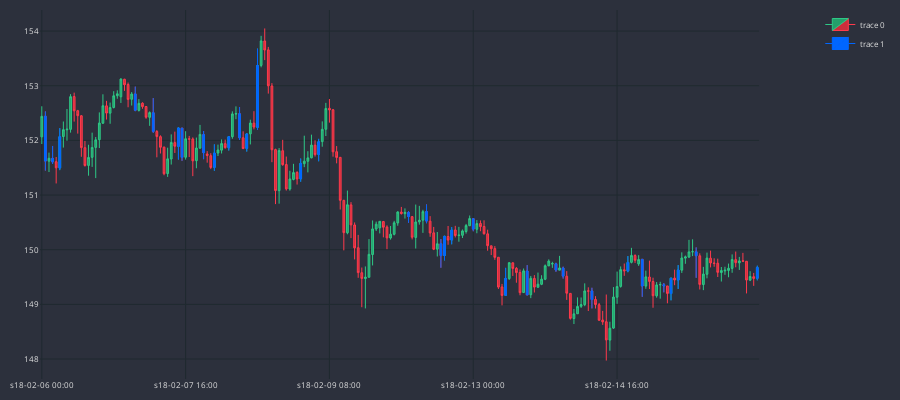

The cell this chart's notebook holds for it:
### Code cell
MARKER = '#0066FF'
dfp = df_an.iloc[600:800]
cp = CandlePlot(dfp, candles=True)
df_temp = cp.df_plot[cp.df_plot.ENGULFING==True]
cp.fig.add_trace(go.Candlestick(
                x=df_temp.sTime,
                open=df_temp.mid_o,
                high=df_temp.mid_h,
                low=df_temp.mid_l,
                close=df_temp.mid_c,
                line=dict(width=1), opacity=1,
                increasing_fillcolor=MARKER,
                decreasing_fillcolor=MARKER,
                increasing_line_color=MARKER,  
                decreasing_line_color=MARKER
            ))

cp.show_plot()

### Figure 1 — Plotly figure (JSON) as saved in the notebook; plotly's stock layout.template omitted (floating-point values rounded to 4 significant figures; data arrays with more than 128 entries replaced by an {"elided": "..."} marker saying what was removed)
{"data": [{"close": {"elided": "200 float values"}, "decreasing": {"fillcolor": "#CC2E3C", "line": {"color": "#FF3A4C"}}, "high": {"elided": "200 float values"}, "increasing": {"fillcolor": "#24A06B", "line": {"color": "#2EC886"}}, "line": {"width": 1}, "low": {"elided": "200 float values"}, "opacity": 1, "open": {"elided": "200 float values"}, "type": "candlestick", "x": {"elided": "200 str values"}}, {"close": [151.6, 151.6, 152.1, 152.6, 152.2, 152.2, 151.7, 151.8, 151.8, 152.1, 152.1, 152.1, 153.4, 151.6, 152.0, 150.6, 150.5, 149.9, 150.2, 150.4, 150.4, 149.5, 149.2, 149.6, 149.5, 149.1, 149.8, 149.3, 149.3, 149.5, 149.6, 149.9, 149.7], "decreasing": {"fillcolor": "#0066FF", "line": {"color": "#0066FF"}}, "high": [152.5, 151.9, 152.2, 153.0, 152.8, 152.2, 152.2, 152.2, 151.9, 152.1, 152.6, 152.1, 153.7, 151.7, 152.0, 150.7, 150.8, 150.2, 150.3, 150.4, 150.6, 149.7, 149.7, 149.8, 149.7, 149.3, 149.9, 149.8, 149.4, 149.5, 149.7, 150.0, 149.7], "increasing": {"fillcolor": "#0066FF", "line": {"color": "#0066FF"}}, "line": {"width": 1}, "low": [151.4, 151.6, 151.5, 152.5, 152.1, 151.7, 151.6, 151.7, 151.4, 151.8, 152.0, 151.8, 152.2, 151.2, 151.6, 150.5, 150.5, 149.7, 149.8, 150.1, 150.3, 149.2, 149.2, 149.6, 149.5, 148.9, 149.6, 149.1, 149.2, 149.1, 149.3, 149.5, 149.4], "opacity": 1, "open": [152.4, 151.7, 151.5, 152.8, 152.5, 151.9, 152.2, 152.1, 151.5, 151.9, 152.5, 151.9, 152.2, 151.3, 151.7, 150.7, 150.7, 150.1, 149.9, 150.2, 150.6, 149.2, 149.6, 149.7, 149.7, 149.2, 149.6, 149.8, 149.4, 149.2, 149.4, 150.0, 149.5], "type": "candlestick", "x": ["s18-02-06 01:00", "s18-02-06 03:00", "s18-02-06 05:00", "s18-02-07 02:00", "s18-02-07 07:00", "s18-02-07 14:00", "s18-02-07 15:00", "s18-02-07 21:00", "s18-02-08 00:00", "s18-02-08 04:00", "s18-02-08 07:00", "s18-02-08 09:00", "s18-02-08 12:00", "s18-02-09 00:00", "s18-02-09 05:00", "s18-02-12 06:00", "s18-02-12 11:00", "s18-02-12 15:00", "s18-02-12 16:00", "s18-02-12 18:00", "s18-02-13 00:00", "s18-02-13 09:00", "s18-02-13 15:00", "s18-02-13 23:00", "s18-02-14 01:00", "s18-02-14 09:00", "s18-02-14 19:00", "s18-02-14 23:00", "s18-02-15 05:00", "s18-02-15 07:00", "s18-02-15 09:00", "s18-02-15 14:00", "s18-02-16 07:00"]}], "layout": {"font": {"color": "#e1e1e1", "size": 8}, "height": 400, "margin": {"b": 10, "l": 10, "r": 10, "t": 10}, "paper_bgcolor": "#2c303c", "plot_bgcolor": "#2c303c", "width": 900, "xaxis": {"anchor": "y", "autorange": true, "domain": [0, 0.94], "gridcolor": "#1f292f", "nticks": 5, "range": [-0.5, 199.5], "rangeslider": {"visible": false, "yaxis": {}}, "type": "category"}, "yaxis": {"anchor": "x", "autorange": true, "domain": [0, 1], "gridcolor": "#1f292f", "range": [147.6, 154.4]}, "yaxis2": {"anchor": "x", "gridcolor": "#1f292f", "overlaying": "y", "side": "right"}}}
